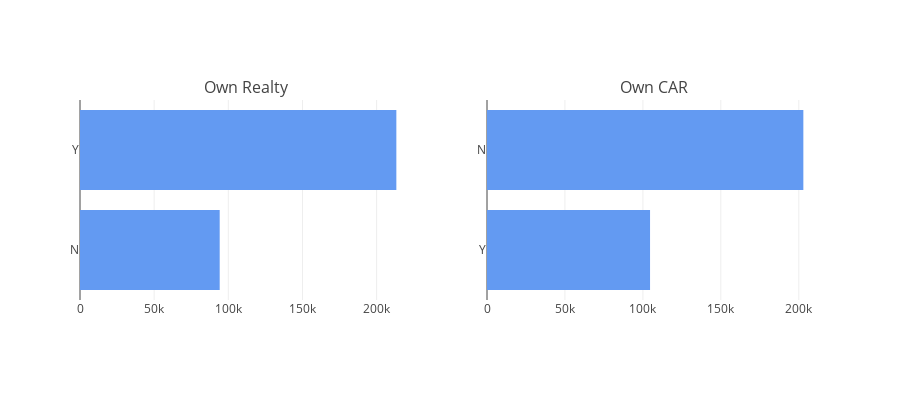

Source (notebook cell):
### Markdown cell above
## 2.4. Own Realty and Own Car

### Code cell
#tr1 = bar_hor(app_train, "FLAG_OWN_REALTY", "Distribution of FLAG_OWN_REALTY" ,"#639af2", w=700, lm=100, return_trace= True)
#tr2 = bar_hor(app_train, "FLAG_OWN_CAR", "Distribution of FLAG_OWN_CAR" ,"#639af2", w=700, lm=100, return_trace = True)
#gp('FLAG_OWN_REALTY', 'Distribution of Target with Gender')
#gp('FLAG_OWN_CAR', 'Distribution of Target with Contract Type')
#fig = tools.make_subplots(rows=1, cols=2, print_grid=False, subplot_titles = ['Own Realty' , 'Own CAR'])
#fig.append_trace(tr1, 1, 1);
#fig.append_trace(tr2, 1, 2);
#fig['layout'].update(height=400, showlegend=False, margin=dict(b=100));
#iplot(fig);


tr1 = bar_hor(app_train, "FLAG_OWN_REALTY", "Distribution of FLAG_OWN_REALTY" ,"#639af2", w=700, lm=100, return_trace= True)
tr2 = bar_hor(app_train, "FLAG_OWN_CAR", "Distribution of FLAG_OWN_CAR" ,"#639af2", w=700, lm=100, return_trace = True)

fig = tools.make_subplots(rows=1, cols=2, print_grid=False, subplot_titles = ['Own Realty' , 'Own CAR'])
fig.append_trace(tr1, 1, 1);
fig.append_trace(tr2, 1, 2);
fig['layout'].update(height=400, showlegend=False, margin=dict(b=100));
iplot(fig);

### Figure 1 — Plotly figure (JSON) as saved in the notebook; plotly's stock layout.template omitted (floating-point values rounded to 4 significant figures)
{"data": [{"marker": {"color": "#639af2"}, "orientation": "h", "type": "bar", "x": [94199, 213312], "xaxis": "x1", "y": ["N", "Y"], "yaxis": "y1"}, {"marker": {"color": "#639af2"}, "orientation": "h", "type": "bar", "x": [104587, 202924], "xaxis": "x2", "y": ["Y", "N"], "yaxis": "y2"}], "layout": {"annotations": [{"font": {"size": 16}, "showarrow": false, "text": "Own Realty", "x": 0.225, "xanchor": "center", "xref": "paper", "y": 1, "yanchor": "bottom", "yref": "paper"}, {"font": {"size": 16}, "showarrow": false, "text": "Own CAR", "x": 0.775, "xanchor": "center", "xref": "paper", "y": 1, "yanchor": "bottom", "yref": "paper"}], "height": 400, "margin": {"b": 100}, "showlegend": false, "xaxis1": {"anchor": "y1", "domain": [0, 0.45]}, "xaxis2": {"anchor": "y2", "domain": [0.55, 1]}, "yaxis1": {"anchor": "x1", "domain": [0, 1]}, "yaxis2": {"anchor": "x2", "domain": [0, 1]}}}
